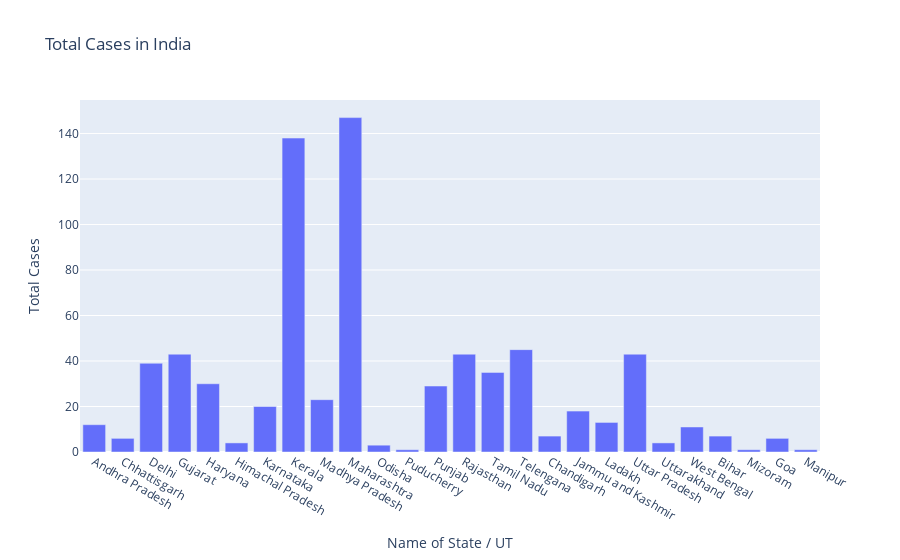

Source (notebook cell):
### Code cell
#Matplotlib
fig=plt.figure(figsize=(20,12),dpi=200)
axes=fig.add_axes([0,0,1,1])
axes.bar(df['Name of State / UT'],df['Total Cases'])
axes.set_title("Total Cases in India")
axes.set_xlabel("Name of State / UT")
axes.set_ylabel("Total Cases")
plt.show()

#plotly
fig=go.Figure()
fig.add_trace(go.Bar(x=df['Name of State / UT'],y=df['Total Cases']))
fig.update_layout(title='Total Cases in India',xaxis=dict(title='Name of State / UT'),yaxis=dict(title='Total Cases'))

### Figure 1 — Plotly figure (JSON) as saved in the notebook; plotly's stock layout.template omitted (floating-point values rounded to 4 significant figures)
{"data": [{"type": "bar", "x": ["Andhra Pradesh", "Chhattisgarh", "Delhi", "Gujarat", "Haryana", "Himachal Pradesh", "Karnataka", "Kerala", "Madhya Pradesh", "Maharashtra", "Odisha", "Puducherry", "Punjab", "Rajasthan", "Tamil Nadu", "Telengana", "Chandigarh", "Jammu and Kashmir", "Ladakh", "Uttar Pradesh", "Uttarakhand", "West Bengal", "Bihar", "Mizoram", "Goa", "Manipur"], "y": [12, 6, 39, 43, 30, 4, 20, 138, 23, 147, 3, 1, 29, 43, 35, 45, 7, 18, 13, 43, 4, 11, 7, 1, 6, 1]}], "layout": {"title": {"text": "Total Cases in India"}, "xaxis": {"title": {"text": "Name of State / UT"}}, "yaxis": {"title": {"text": "Total Cases"}}}}
